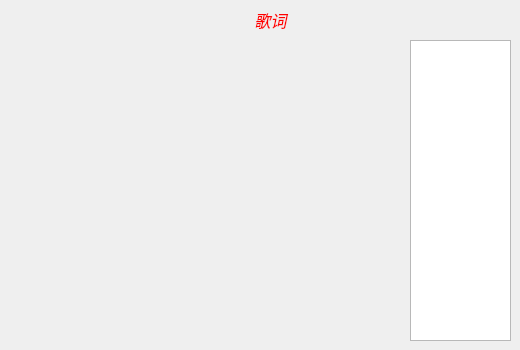
   <widget class="QWidget" name="page_lyrics">
    <widget class="QLabel" name="label_page3_3">
     <property name="geometry">
      <rect>
       <x>230</x>
       <y>0</y>
       <width>81</width>
       <height>41</height>
      </rect>
     </property>
     <property name="styleSheet">
      <string notr="true">color:rgb(255, 255, 255);</string>
     </property>
     <property name="text">
      <string>&lt;html&gt;&lt;head/&gt;&lt;body&gt;&lt;p align=&quot;center&quot;&gt;&lt;span style=&quot; font-size:12pt; font-style:italic; color:#ff0000;&quot;&gt;歌词&lt;/span&gt;&lt;/p&gt;&lt;/body&gt;&lt;/html&gt;</string>
     </property>
     <property name="alignment">
      <set>Qt::AlignCenter</set>
     </property>
    </widget>
    <widget class="QListWidget" name="listWidget_lyrics">
     <property name="geometry">
      <rect>
       <x>410</x>
       <y>40</y>
       <width>101</width>
       <height>301</height>
      </rect>
     </property>
    </widget>
    <widget class="QWidget" name="layoutWidget">
     <property name="geometry">
      <rect>
       <x>30</x>
       <y>40</y>
       <width>481</width>
       <height>301</height>
      </rect>
     </property>
     <layout class="QVBoxLayout" name="verticalLayout_2">
      <item>
       <widget class="QLabel" name="label">
        <property name="styleSheet">
         <string notr="true">font: 11pt &quot;Microsoft YaHei UI&quot;;</string>
        </property>
        <property name="text">
         <string>&lt;html&gt;&lt;head/&gt;&lt;body&gt;&lt;p&gt;&lt;br/&gt;&lt;/p&gt;&lt;/body&gt;&lt;/html&gt;</string>
        </property>
       </widget>
      </item>
      <item>
       <widget class="QLabel" name="label_2">
        <property name="styleSheet">
         <string notr="true">font: 11pt &quot;Microsoft YaHei UI&quot;;</string>
        </property>
        <property name="text">
         <string>&lt;html&gt;&lt;head/&gt;&lt;body&gt;&lt;p align=&quot;center&quot;&gt;&lt;br/&gt;&lt;/p&gt;&lt;/body&gt;&lt;/html&gt;</string>
        </property>
       </widget>
      </item>
      <item>
       <widget class="QLabel" name="label_3">
        <property name="styleSheet">
         <string notr="true">color: rgb(55, 255, 55);
font: 14pt &quot;Microsoft YaHei UI&quot;;</string>
        </property>
        <property name="text">
         <string>&lt;html&gt;&lt;head/&gt;&lt;body&gt;&lt;p align=&quot;center&quot;&gt;&lt;br/&gt;&lt;/p&gt;&lt;/body&gt;&lt;/html&gt;</string>
        </property>
       </widget>
      </item>
      <item>
       <widget class="QLabel" name="label_4">
        <property name="styleSheet">
         <string notr="true">font: 11pt &quot;Microsoft YaHei UI&quot;;</string>
        </property>
        <property name="text">
         <string>&lt;html&gt;&lt;head/&gt;&lt;body&gt;&lt;p align=&quot;center&quot;&gt;&lt;br/&gt;&lt;/p&gt;&lt;/body&gt;&lt;/html&gt;</string>
        </property>
       </widget>
      </item>
      <item>
       <widget class="QLabel" name="label_5">
        <property name="styleSheet">
         <string notr="true">font: 11pt &quot;Microsoft YaHei UI&quot;;</string>
        </property>
        <property name="text">
         <string>&lt;html&gt;&lt;head/&gt;&lt;body&gt;&lt;p align=&quot;center&quot;&gt;&lt;br/&gt;&lt;/p&gt;&lt;/body&gt;&lt;/html&gt;</string>
        </property>
       </widget>
      </item>
     </layout>
    </widget>
   </widget>
